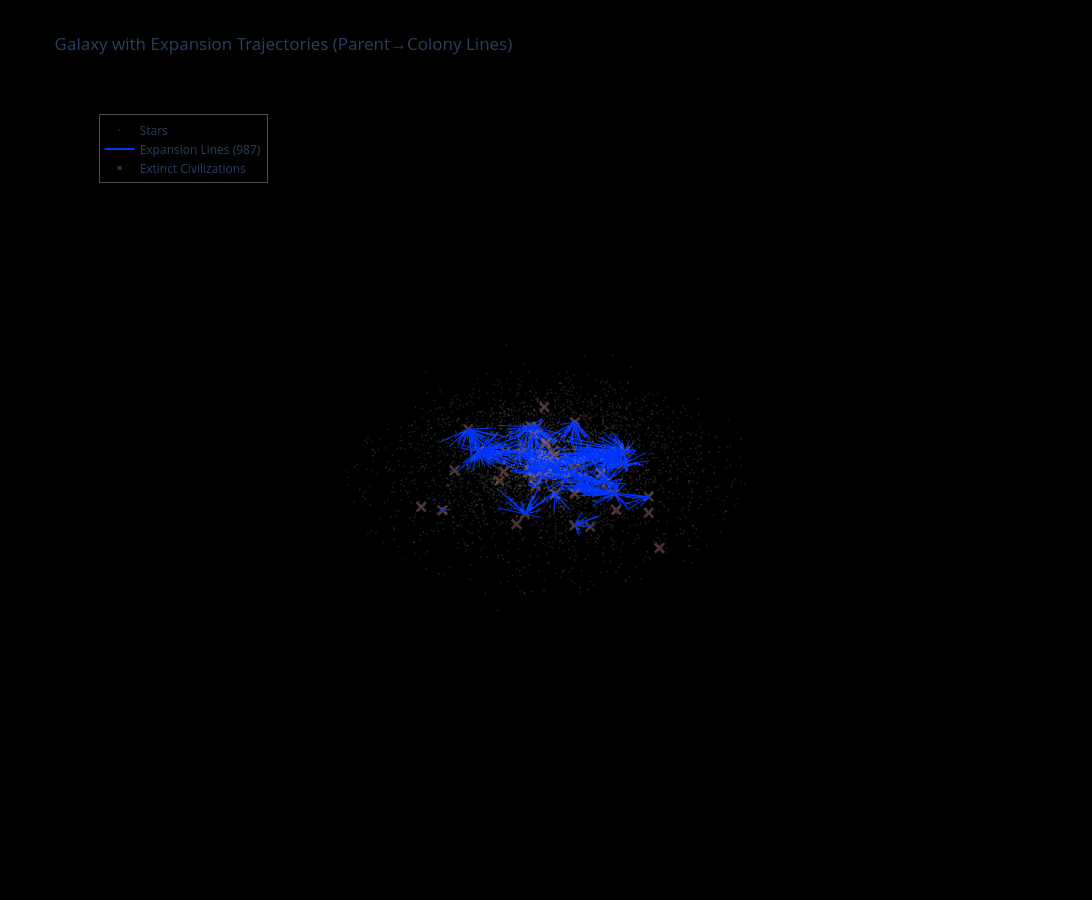

The code cell stored with this chart in its notebook:
### Markdown cell above
## 2. Static Visualization with Trajectories

Create a 3D visualization showing final expansion state with trajectory lines.

### Code cell
from great_silence.visualization import Interactive3DVisualizer

viz = Interactive3DVisualizer(sim)

# Create figure with expansion trajectories
fig = viz.create_static_figure(
    subsample_stars=5000,
    show_stars=True,
    show_active=True,
    show_extinct=True,
    show_trajectories=True,  # Show parent→colony lines
    show_spheres=False
)

fig.update_layout(title="Galaxy with Expansion Trajectories (Parent→Colony Lines)")
fig.show()

print("\n💡 Tip: Click and drag to rotate the galaxy!")
print("Lines show how each civilization expanded from its home world to colonies.")

### Figure 1 — Plotly figure (JSON) as saved in the notebook; plotly's stock layout.template omitted (floating-point values rounded to 4 significant figures; data arrays with more than 128 entries replaced by an {"elided": "..."} marker saying what was removed)
{"data": [{"hoverinfo": "skip", "marker": {"color": "rgb(200, 200, 200)", "opacity": 0.15, "size": 1}, "mode": "markers", "name": "Stars", "type": "scatter3d", "x": {"elided": "5000 float values"}, "y": {"elided": "5000 float values"}, "z": {"elided": "5000 float values"}}, {"hoverinfo": "skip", "line": {"color": "rgba(0, 52, 248, 1.0)", "width": 2}, "mode": "lines", "name": "Expansion Lines (987)", "type": "scatter3d", "x": {"elided": "2961 float values"}, "y": {"elided": "2961 float values"}, "z": {"elided": "2961 float values"}}, {"hovertemplate": "%{text}<extra></extra>", "marker": {"color": "rgb(150, 100, 100)", "opacity": 0.5, "size": 4, "symbol": "x"}, "mode": "markers", "name": "Extinct Civilizations", "text": ["<b>Civilization #0</b><br>\nBirth: 0.24 Gyr<br>\nKardashev: 0.85<br>\nStatus: Extinct (self_destruction)<br>Death: 0.25 Gyr<br>\nColonies: 81<br>\n<br>\n<b>Star Properties</b><br>\nAge: 4.90 Gyr<br>\n[Fe/H]: -0.09<br>\nPosition: (2.2, -5.2, -0.2) kpc", "<b>Civilization #1</b><br>\nBirth: 0.34 Gyr<br>\nKardashev: 0.81<br>\nStatus: Extinct (old_age)<br>Death: 0.34 Gyr<br>\nColonies: 11<br>\n<br>\n<b>Star Properties</b><br>\nAge: 7.72 Gyr<br>\n[Fe/H]: 0.10<br>\nPosition: (2.5, 1.4, -0.3) kpc", "<b>Civilization #2</b><br>\nBirth: 0.40 Gyr<br>\nKardashev: 0.62<br>\nStatus: Extinct (old_age)<br>Death: 0.41 Gyr<br>\nColonies: 111<br>\n<br>\n<b>Star Properties</b><br>\nAge: 6.22 Gyr<br>\n[Fe/H]: -0.15<br>\nPosition: (-5.9, 2.7, -0.3) kpc", "<b>Civilization #3</b><br>\nBirth: 0.69 Gyr<br>\nKardashev: 0.78<br>\nStatus: Extinct (old_age)<br>Death: 0.70 Gyr<br>\nColonies: 36<br>\n<br>\n<b>Star Properties</b><br>\nAge: 11.22 Gyr<br>\n[Fe/H]: 0.30<br>\nPosition: (-4.6, -1.5, 1.1) kpc", "<b>Civilization #4</b><br>\nBirth: 0.76 Gyr<br>\nKardashev: 0.57<br>\nStatus: Extinct (old_age)<br>Death: 0.76 Gyr<br>\nColonies: 1<br>\n<br>\n<b>Star Properties</b><br>\nAge: 10.20 Gyr<br>\n[Fe/H]: 0.30<br>\nPosition: (0.1, -0.1, 0.0) kpc", "<b>Civilization #5</b><br>\nBirth: 0.82 Gyr<br>\nKardashev: 0.85<br>\nStatus: Extinct (self_destruction)<br>Death: 0.83 Gyr<br>\nColonies: 60<br>\n<br>\n<b>Star Properties</b><br>\nAge: 9.60 Gyr<br>\n[Fe/H]: -0.06<br>\nPosition: (-2.6, -4.4, 0.4) kpc", "<b>Civilization #6</b><br>\nBirth: 0.83 Gyr<br>\nKardashev: 0.87<br>\nStatus: Extinct (self_destruction)<br>Death: 0.83 Gyr<br>\nColonies: 1<br>\n<br>\n<b>Star Properties</b><br>\nAge: 8.53 Gyr<br>\n[Fe/H]: 0.13<br>\nPosition: (2.2, 0.9, 0.0) kpc", "<b>Civilization #7</b><br>\nBirth: 0.92 Gyr<br>\nKardashev: 0.79<br>\nStatus: Extinct (self_destruction)<br>Death: 0.92 Gyr<br>\nColonies: 1<br>\n<br>\n<b>Star Properties</b><br>\nAge: 12.24 Gyr<br>\n[Fe/H]: 0.30<br>\nPosition: (0.6, 0.0, -0.1) kpc", "<b>Civilization #8</b><br>\nBirth: 0.95 Gyr<br>\nKardashev: 0.76<br>\nStatus: Extinct (self_destruction)<br>Death: 0.95 Gyr<br>\nColonies: 13<br>\n<br>\n<b>Star Properties</b><br>\nAge: 11.46 Gyr<br>\n[Fe/H]: 0.30<br>\nPosition: (-0.4, -1.8, 1.6) kpc", "<b>Civilization #9</b><br>\nBirth: 1.72 Gyr<br>\nKardashev: 0.73<br>\nStatus: Extinct (self_destruction)<br>Death: 1.73 Gyr<br>\nColonies: 84<br>\n<br>\n<b>Star Properties</b><br>\nAge: 8.56 Gyr<br>\n[Fe/H]: 0.14<br>\nPosition: (0.5, -2.2, 0.2) kpc", "<b>Civilization #10</b><br>\nBirth: 1.79 Gyr<br>\nKardashev: 0.84<br>\nStatus: Extinct (self_destruction)<br>Death: 1.80 Gyr<br>\nColonies: 107<br>\n<br>\n<b>Star Properties</b><br>\nAge: 11.54 Gyr<br>\n[Fe/H]: 0.18<br>\nPosition: (1.8, 0.0, -0.0) kpc", "<b>Civilization #11</b><br>\nBirth: 1.88 Gyr<br>\nKardashev: 0.78<br>\nStatus: Extinct (self_destruction)<br>Death: 1.88 Gyr<br>\nColonies: 1<br>\n<br>\n<b>Star Properties</b><br>\nAge: 6.02 Gyr<br>\n[Fe/H]: -0.60<br>\nPosition: (2.4, 12.7, 0.1) kpc", "<b>Civilization #12</b><br>\nBirth: 1.99 Gyr<br>\nKardashev: 0.78<br>\nStatus: Extinct (self_destruction)<br>Death: 2.00 Gyr<br>\nColonies: 33<br>\n<br>\n<b>Star Properties</b><br>\nAge: 9.28 Gyr<br>\n[Fe/H]: -0.22<br>\nPosition: (1.5, -7.2, 0.6) kpc", "<b>Civilization #13</b><br>\nBirth: 2.21 Gyr<br>\nKardashev: 0.73<br>\nStatus: Extinct (self_destruction)<br>Death: 2.21 Gyr<br>\nColonies: 1<br>\n<br>\n<b>Star Properties</b><br>\nAge: 10.51 Gyr<br>\n[Fe/H]: 0.30<br>\nPosition: (0.3, 0.4, -0.3) kpc", "<b>Civilization #14</b><br>\nBirth: 2.54 Gyr<br>\nKardashev: 0.77<br>\nStatus: Extinct (old_age)<br>Death: 2.54 Gyr<br>\nColonies: 1<br>\n<br>\n<b>Star Properties</b><br>\nAge: 4.95 Gyr<br>\n[Fe/H]: -0.28<br>\nPosition: (1.4, 8.1, 0.4) kpc", "<b>Civilization #15</b><br>\nBirth: 2.83 Gyr<br>\nKardashev: 0.70<br>\nStatus: Extinct (old_age)<br>Death: 2.84 Gyr<br>\nColonies: 18<br>\n<br>\n<b>Star Properties</b><br>\nAge: 11.59 Gyr<br>\n[Fe/H]: 0.11<br>\nPosition: (2.1, 1.7, 0.5) kpc", "<b>Civilization #16</b><br>\nBirth: 3.06 Gyr<br>\nKardashev: 0.73<br>\nStatus: Extinct (old_age)<br>Death: 3.06 Gyr<br>\nColonies: 15<br>\n<br>\n<b>Star Properties</b><br>\nAge: 9.48 Gyr<br>\n[Fe/H]: 0.04<br>\nPosition: (0.9, -3.6, -0.1) kpc", "<b>Civilization #17</b><br>\nBirth: 3.38 Gyr<br>\nKardashev: 0.59<br>\nStatus: Extinct (old_age)<br>Death: 3.38 Gyr<br>\nColonies: 1<br>\n<br>\n<b>Star Properties</b><br>\nAge: 7.85 Gyr<br>\n[Fe/H]: 0.15<br>\nPosition: (-0.8, 2.0, 0.0) kpc", "<b>Civilization #18</b><br>\nBirth: 3.40 Gyr<br>\nKardashev: 0.72<br>\nStatus: Extinct (old_age)<br>Death: 3.40 Gyr<br>\nColonies: 1<br>\n<br>\n<b>Star Properties</b><br>\nAge: 9.57 Gyr<br>\n[Fe/H]: 0.30<br>\nPosition: (-0.2, -0.8, 0.3) kpc", "<b>Civilization #19</b><br>\nBirth: 3.46 Gyr<br>\nKardashev: 0.78<br>\nStatus: Extinct (self_destruction)<br>Death: 3.46 Gyr<br>\nColonies: 1<br>\n<br>\n<b>Star Properties</b><br>\nAge: 10.65 Gyr<br>\n[Fe/H]: 0.30<br>\nPosition: (-0.2, -0.1, -0.0) kpc", "<b>Civilization #20</b><br>\nBirth: 3.57 Gyr<br>\nKardashev: 0.63<br>\nStatus: Extinct (old_age)<br>Death: 3.58 Gyr<br>\nColonies: 45<br>\n<br>\n<b>Star Properties</b><br>\nAge: 7.31 Gyr<br>\n[Fe/H]: 0.15<br>\nPosition: (0.2, 2.2, -0.3) kpc", "<b>Civilization #21</b><br>\nBirth: 3.65 Gyr<br>\nKardashev: 0.61<br>\nStatus: Extinct (self_destruction)<br>Death: 3.65 Gyr<br>\nColonies: 18<br>\n<br>\n<b>Star Properties</b><br>\nAge: 3.23 Gyr<br>\n[Fe/H]: -0.03<br>\nPosition: (2.9, 3.7, 0.3) kpc", "<b>Civilization #22</b><br>\nBirth: 3.82 Gyr<br>\nKardashev: 0.66<br>\nStatus: Extinct (self_destruction)<br>Death: 3.82 Gyr<br>\nColonies: 1<br>\n<br>\n<b>Star Properties</b><br>\nAge: 8.68 Gyr<br>\n[Fe/H]: 0.30<br>\nPosition: (-1.9, 1.1, -0.2) kpc", "<b>Civilization #23</b><br>\nBirth: 3.99 Gyr<br>\nKardashev: 0.78<br>\nStatus: Extinct (self_destruction)<br>Death: 3.99 Gyr<br>\nColonies: 1<br>\n<br>\n<b>Star Properties</b><br>\nAge: 6.92 Gyr<br>\n[Fe/H]: -0.31<br>\nPosition: (3.7, 7.9, 0.0) kpc", "<b>Civilization #24</b><br>\nBirth: 4.21 Gyr<br>\nKardashev: 0.65<br>\nStatus: Extinct (self_destruction)<br>Death: 4.21 Gyr<br>\nColonies: 1<br>\n<br>\n<b>Star Properties</b><br>\nAge: 12.37 Gyr<br>\n[Fe/H]: 0.30<br>\nPosition: (-0.0, -0.1, 1.7) kpc", "<b>Civilization #25</b><br>\nBirth: 4.35 Gyr<br>\nKardashev: 0.80<br>\nStatus: Extinct (self_destruction)<br>Death: 4.36 Gyr<br>\nColonies: 1<br>\n<br>\n<b>Star Properties</b><br>\nAge: 4.44 Gyr<br>\n[Fe/H]: -0.38<br>\nPosition: (-0.2, 9.7, 0.1) kpc", "<b>Civilization #26</b><br>\nBirth: 4.47 Gyr<br>\nKardashev: 0.68<br>\nStatus: Extinct (self_destruction)<br>Death: 4.48 Gyr<br>\nColonies: 26<br>\n<br>\n<b>Star Properties</b><br>\nAge: 12.79 Gyr<br>\n[Fe/H]: 0.30<br>\nPosition: (-0.0, 0.2, -0.0) kpc", "<b>Civilization #27</b><br>\nBirth: 4.59 Gyr<br>\nKardashev: 0.84<br>\nStatus: Extinct (self_destruction)<br>Death: 4.59 Gyr<br>\nColonies: 53<br>\n<br>\n<b>Star Properties</b><br>\nAge: 5.05 Gyr<br>\n[Fe/H]: -0.10<br>\nPosition: (-3.9, 4.2, 0.0) kpc", "<b>Civilization #28</b><br>\nBirth: 4.80 Gyr<br>\nKardashev: 0.95<br>\nStatus: Extinct (self_destruction)<br>Death: 4.81 Gyr<br>\nColonies: 13<br>\n<br>\n<b>Star Properties</b><br>\nAge: 8.74 Gyr<br>\n[Fe/H]: -0.31<br>\nPosition: (-1.6, 8.5, 0.3) kpc", "<b>Civilization #29</b><br>\nBirth: 5.04 Gyr<br>\nKardashev: 0.71<br>\nStatus: Extinct (self_destruction)<br>Death: 5.05 Gyr<br>\nColonies: 31<br>\n<br>\n<b>Star Properties</b><br>\nAge: 8.42 Gyr<br>\n[Fe/H]: 0.30<br>\nPosition: (1.6, -0.1, 0.1) kpc", "<b>Civilization #30</b><br>\nBirth: 5.53 Gyr<br>\nKardashev: 0.88<br>\nStatus: Extinct (old_age)<br>Death: 5.53 Gyr<br>\nColonies: 1<br>\n<br>\n<b>Star Properties</b><br>\nAge: 8.99 Gyr<br>\n[Fe/H]: -0.02<br>\nPosition: (-1.2, 4.3, 0.5) kpc", "<b>Civilization #31</b><br>\nBirth: 5.56 Gyr<br>\nKardashev: 0.73<br>\nStatus: Extinct (self_destruction)<br>Death: 5.56 Gyr<br>\nColonies: 1<br>\n<br>\n<b>Star Properties</b><br>\nAge: 10.31 Gyr<br>\n[Fe/H]: 0.04<br>\nPosition: (-0.9, -3.6, -0.4) kpc", "<b>Civilization #32</b><br>\nBirth: 5.64 Gyr<br>\nKardashev: 0.73<br>\nStatus: Extinct (old_age)<br>Death: 5.65 Gyr<br>\nColonies: 44<br>\n<br>\n<b>Star Properties</b><br>\nAge: 13.00 Gyr<br>\n[Fe/H]: 0.30<br>\nPosition: (0.3, -0.2, -0.4) kpc", "<b>Civilization #33</b><br>\nBirth: 5.71 Gyr<br>\nKardashev: 0.67<br>\nStatus: Extinct (self_destruction)<br>Death: 5.71 Gyr<br>\nColonies: 1<br>\n<br>\n<b>Star Properties</b><br>\nAge: 6.46 Gyr<br>\n[Fe/H]: -0.18<br>\nPosition: (5.7, -4.0, 0.1) kpc", "<b>Civilization #34</b><br>\nBirth: 5.93 Gyr<br>\nKardashev: 0.81<br>\nStatus: Extinct (old_age)<br>Death: 5.94 Gyr<br>\nColonies: 1<br>\n<br>\n<b>Star Properties</b><br>\nAge: 10.59 Gyr<br>\n[Fe/H]: 0.25<br>\nPosition: (0.7, -0.4, 0.1) kpc", "<b>Civilization #35</b><br>\nBirth: 6.07 Gyr<br>\nKardashev: 0.71<br>\nStatus: Extinct (self_destruction)<br>Death: 6.07 Gyr<br>\nColonies: 9<br>\n<br>\n<b>Star Properties</b><br>\nAge: 6.74 Gyr<br>\n[Fe/H]: -0.10<br>\nPosition: (-3.4, -4.5, 0.0) kpc", "<b>Civilization #36</b><br>\nBirth: 6.41 Gyr<br>\nKardashev: 0.78<br>\nStatus: Extinct (old_age)<br>Death: 6.41 Gyr<br>\nColonies: 1<br>\n<br>\n<b>Star Properties</b><br>\nAge: 9.78 Gyr<br>\n[Fe/H]: 0.06<br>\nPosition: (3.1, -1.3, 0.1) kpc", "<b>Civilization #37</b><br>\nBirth: 7.13 Gyr<br>\nKardashev: 0.79<br>\nStatus: Extinct (self_destruction)<br>Death: 7.13 Gyr<br>\nColonies: 5<br>\n<br>\n<b>Star Properties</b><br>\nAge: 7.43 Gyr<br>\n[Fe/H]: -0.36<br>\nPosition: (9.3, -0.9, -0.2) kpc", "<b>Civilization #38</b><br>\nBirth: 7.62 Gyr<br>\nKardashev: 0.74<br>\nStatus: Extinct (self_destruction)<br>Death: 7.63 Gyr<br>\nColonies: 57<br>\n<br>\n<b>Star Properties</b><br>\nAge: 1.30 Gyr<br>\n[Fe/H]: -0.14<br>\nPosition: (-0.6, 6.3, -0.1) kpc", "<b>Civilization #39</b><br>\nBirth: 7.80 Gyr<br>\nKardashev: 0.76<br>\nStatus: Extinct (self_destruction)<br>Death: 7.80 Gyr<br>\nColonies: 1<br>\n<br>\n<b>Star Properties</b><br>\nAge: 11.67 Gyr<br>\n[Fe/H]: 0.30<br>\nPosition: (-0.0, 0.1, -0.4) kpc", "<b>Civilization #40</b><br>\nBirth: 8.04 Gyr<br>\nKardashev: 0.74<br>\nStatus: Extinct (self_destruction)<br>Death: 8.04 Gyr<br>\nColonies: 1<br>\n<br>\n<b>Star Properties</b><br>\nAge: 1.56 Gyr<br>\n[Fe/H]: -0.44<br>\nPosition: (10.5, -1.8, 0.2) kpc", "<b>Civilization #41</b><br>\nBirth: 8.09 Gyr<br>\nKardashev: 0.88<br>\nStatus: Extinct (self_destruction)<br>Death: 8.09 Gyr<br>\nColonies: 1<br>\n<br>\n<b>Star Properties</b><br>\nAge: 12.15 Gyr<br>\n[Fe/H]: 0.18<br>\nPosition: (-1.5, -0.9, 0.0) kpc", "<b>Civilization #42</b><br>\nBirth: 8.37 Gyr<br>\nKardashev: 0.68<br>\nStatus: Extinct (old_age)<br>Death: 8.38 Gyr<br>\nColonies: 31<br>\n<br>\n<b>Star Properties</b><br>\nAge: 4.80 Gyr<br>\n[Fe/H]: -0.11<br>\nPosition: (5.1, 2.9, -0.7) kpc", "<b>Civilization #43</b><br>\nBirth: 8.44 Gyr<br>\nKardashev: 0.71<br>\nStatus: Extinct (old_age)<br>Death: 8.44 Gyr<br>\nColonies: 12<br>\n<br>\n<b>Star Properties</b><br>\nAge: 6.90 Gyr<br>\n[Fe/H]: -0.27<br>\nPosition: (4.2, 6.9, -0.1) kpc", "<b>Civilization #44</b><br>\nBirth: 8.54 Gyr<br>\nKardashev: 0.56<br>\nStatus: Extinct (self_destruction)<br>Death: 8.54 Gyr<br>\nColonies: 6<br>\n<br>\n<b>Star Properties</b><br>\nAge: 13.00 Gyr<br>\n[Fe/H]: 0.30<br>\nPosition: (0.2, 0.9, 1.1) kpc", "<b>Civilization #45</b><br>\nBirth: 8.60 Gyr<br>\nKardashev: 0.77<br>\nStatus: Extinct (self_destruction)<br>Death: 8.60 Gyr<br>\nColonies: 1<br>\n<br>\n<b>Star Properties</b><br>\nAge: 7.75 Gyr<br>\n[Fe/H]: 0.10<br>\nPosition: (-1.9, -2.0, 0.1) kpc", "<b>Civilization #46</b><br>\nBirth: 8.98 Gyr<br>\nKardashev: 0.62<br>\nStatus: Extinct (old_age)<br>Death: 8.98 Gyr<br>\nColonies: 1<br>\n<br>\n<b>Star Properties</b><br>\nAge: 7.51 Gyr<br>\n[Fe/H]: -0.02<br>\nPosition: (1.5, 4.4, 0.0) kpc", "<b>Civilization #47</b><br>\nBirth: 8.99 Gyr<br>\nKardashev: 0.79<br>\nStatus: Extinct (old_age)<br>Death: 9.00 Gyr<br>\nColonies: 1<br>\n<br>\n<b>Star Properties</b><br>\nAge: 12.96 Gyr<br>\n[Fe/H]: 0.30<br>\nPosition: (-7.7, -0.5, -6.2) kpc", "<b>Civilization #48</b><br>\nBirth: 9.54 Gyr<br>\nKardashev: 0.56<br>\nStatus: Extinct (old_age)<br>Death: 9.54 Gyr<br>\nColonies: 1<br>\n<br>\n<b>Star Properties</b><br>\nAge: 5.60 Gyr<br>\n[Fe/H]: -0.30<br>\nPosition: (-5.9, -6.2, 0.2) kpc", "<b>Civilization #49</b><br>\nBirth: 9.61 Gyr<br>\nKardashev: 0.78<br>\nStatus: Extinct (self_destruction)<br>Death: 9.62 Gyr<br>\nColonies: 28<br>\n<br>\n<b>Star Properties</b><br>\nAge: 9.08 Gyr<br>\n[Fe/H]: 0.06<br>\nPosition: (-0.4, 3.4, 0.1) kpc", "<b>Civilization #50</b><br>\nBirth: 9.63 Gyr<br>\nKardashev: 0.56<br>\nStatus: Extinct (old_age)<br>Death: 9.63 Gyr<br>\nColonies: 1<br>\n<br>\n<b>Star Properties</b><br>\nAge: 10.88 Gyr<br>\n[Fe/H]: 0.30<br>\nPosition: (3.2, -0.0, -4.0) kpc", "<b>Civilization #51</b><br>\nBirth: 9.67 Gyr<br>\nKardashev: 0.85<br>\nStatus: Extinct (self_destruction)<br>Death: 9.68 Gyr<br>\nColonies: 66<br>\n<br>\n<b>Star Properties</b><br>\nAge: 5.58 Gyr<br>\n[Fe/H]: -0.04<br>\nPosition: (-1.5, 4.6, -0.4) kpc", "<b>Civilization #52</b><br>\nBirth: 9.82 Gyr<br>\nKardashev: 0.66<br>\nStatus: Extinct (self_destruction)<br>Death: 9.82 Gyr<br>\nColonies: 1<br>\n<br>\n<b>Star Properties</b><br>\nAge: 7.67 Gyr<br>\n[Fe/H]: 0.03<br>\nPosition: (3.6, -1.3, -0.5) kpc"], "type": "scatter3d", "x": [2.247, 2.508, -5.887, -4.634, 0.06157, -2.609, 2.205, 0.6234, -0.3797, 0.5042, 1.758, 2.361, 1.514, 0.2808, 1.445, 2.068, 0.9267, -0.7946, -0.1867, -0.1808, 0.1927, 2.906, -1.948, 3.741, -0.0407, -0.2326, -0.01538, -3.889, -1.592, 1.581, -1.207, -0.9431, 0.2867, 5.651, 0.6518, -3.444, 3.138, 9.315, -0.5545, -0.02518, 10.48, -1.499, 5.052, 4.235, 0.1566, -1.92, 1.536, -7.711, -5.911, -0.3847, 3.191, -1.535, 3.627], "y": [-5.17, 1.382, 2.716, -1.482, -0.1141, -4.396, 0.8578, 0.01199, -1.755, -2.183, 0.01425, 12.66, -7.228, 0.417, 8.15, 1.722, -3.606, 2.029, -0.7671, -0.06419, 2.158, 3.726, 1.13, 7.861, -0.1233, 9.659, 0.1727, 4.187, 8.525, -0.07496, 4.343, -3.621, -0.1567, -4.004, -0.3603, -4.516, -1.342, -0.9491, 6.26, 0.05675, -1.788, -0.8613, 2.881, 6.894, 0.932, -2.019, 4.35, -0.4846, -6.193, 3.368, -0.04715, 4.586, -1.34], "z": [-0.18, -0.2532, -0.2765, 1.126, 0.02243, 0.3549, 0.02572, -0.1477, 1.627, 0.1574, -0.04388, 0.1014, 0.6465, -0.3096, 0.4395, 0.519, -0.1282, 0.03955, 0.295, -0.0175, -0.2918, 0.3409, -0.2097, 0.04886, 1.71, 0.1165, -0.03288, 0.01049, 0.2651, 0.08877, 0.4918, -0.4292, -0.3563, 0.08619, 0.1467, 0.004443, 0.05035, -0.1918, -0.0788, -0.3948, 0.2464, 0.0327, -0.7268, -0.06918, 1.139, 0.06957, 0.0105, -6.172, 0.2326, 0.07419, -4.023, -0.3885, -0.5391]}], "layout": {"height": 900, "legend": {"bgcolor": "rgba(0, 0, 0, 0.5)", "bordercolor": "rgba(255, 255, 255, 0.3)", "borderwidth": 1, "x": 0.02, "y": 0.98}, "paper_bgcolor": "rgb(0, 0, 0)", "plot_bgcolor": "rgb(0, 0, 0)", "scene": {"bgcolor": "rgb(0, 0, 0)", "camera": {"eye": {"x": 1.5, "y": 1.5, "z": 1.3}}, "xaxis": {"showbackground": false, "showgrid": false, "showticklabels": false, "visible": false}, "yaxis": {"showbackground": false, "showgrid": false, "showticklabels": false, "visible": false}, "zaxis": {"showbackground": false, "showgrid": false, "showticklabels": false, "visible": false}}, "showlegend": true, "title": {"text": "Galaxy with Expansion Trajectories (Parent→Colony Lines)"}, "width": 1400}}
